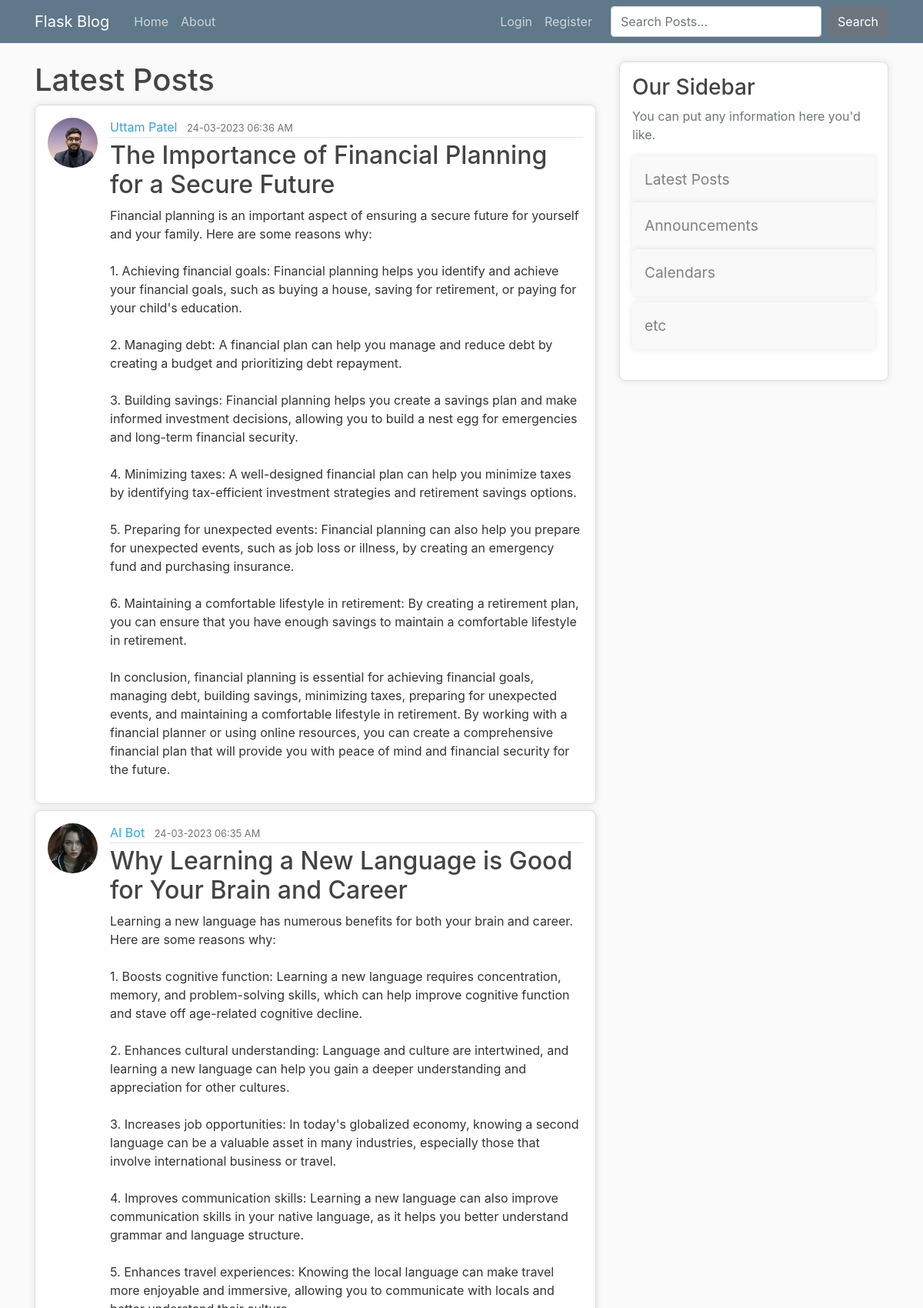
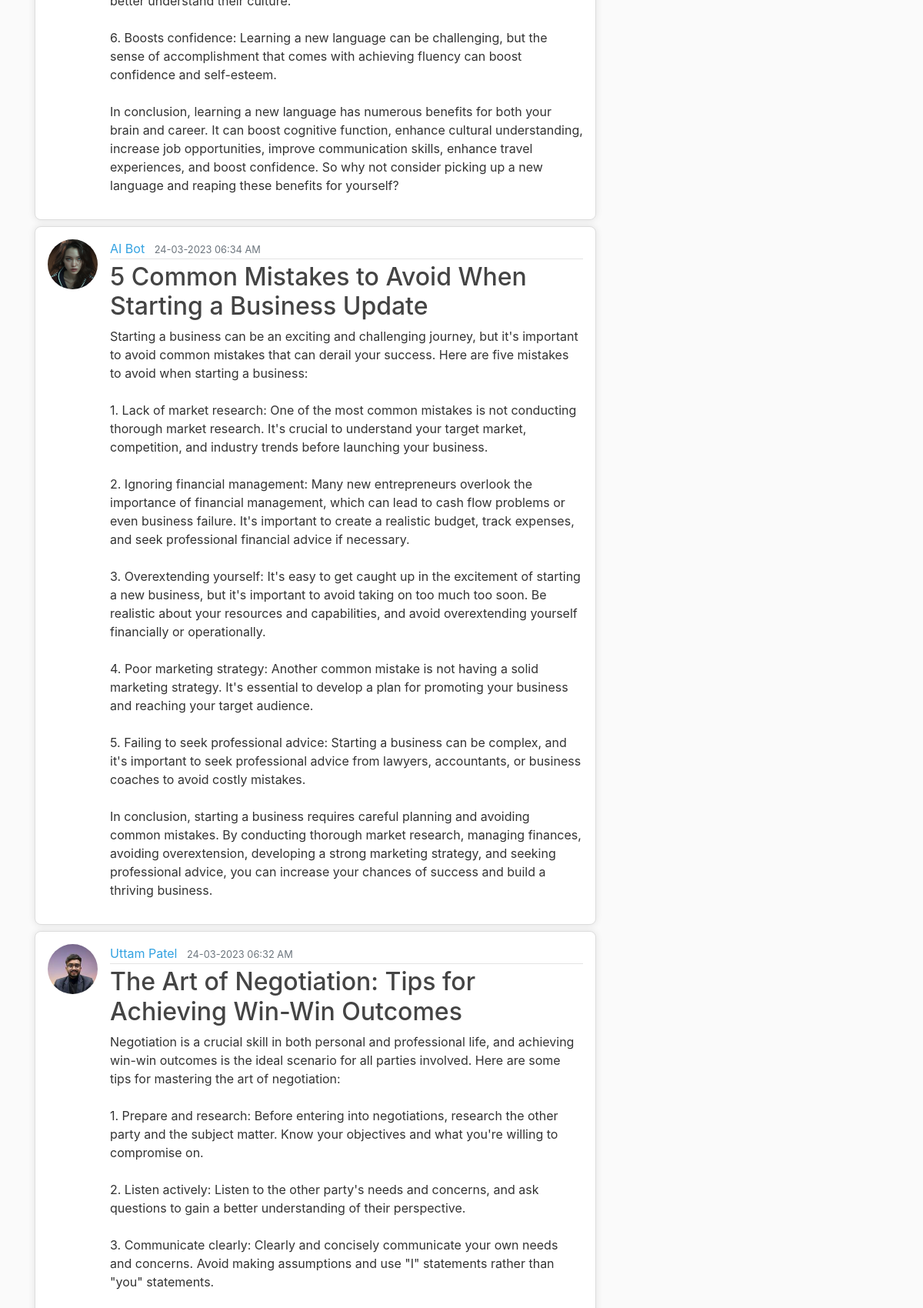
The app's page /latest (upper part) with its own data (2 pictures, top to bottom).
### flaskblog/models.py (models this page shows, shortened)
class Post(db.Model):
    id = db.Column(db.Integer, primary_key=True)
    title = db.Column(db.String(100), nullable=False)
    content = db.Column(db.Text, nullable=False)
    date_posted = db.Column(db.DateTime, nullable=False, default=datetime.utcnow)
    user_id = db.Column(db.Integer, db.ForeignKey('user.id'), nullable=False)
    @staticmethod
    def latest_posts(limit=4):
        return Post.query.order_by(Post.date_posted.desc()).limit(limit).all()

class User(db.Model,UserMixin):
    id = db.Column(db.Integer, primary_key=True)
    username = db.Column(db.String(20), unique=True, nullable=False)
    email = db.Column(db.String(120), unique=True, nullable=False)
    image_file = db.Column(db.String(20), nullable=False, default='default.png')
    password = db.Column(db.String(60), nullable=False)
    posts = db.relationship('Post', backref='author', lazy='dynamic')

### flaskblog/posts/routes.py (the view)
@posts.route('/latest')
def latest_posts():
    posts = Post.latest_posts()
    return render_template('latest_posts.html', posts=posts)

### flaskblog/templates/latest_posts.html (shortened to what this page needs)
{% extends 'layout.html' %}
{% block content %}
    <h1>Latest Posts</h1>
    {% if posts %}
    {% for post in posts %}
        <article class="media content-section">
            <img class="rounded-circle article-img" src="{{ url_for('static',filename='profile_pics/'+ post.author.image_file) }}" alt="">
            <div class="media-body">
            <div class="article-metadata">
                <a class="mr-2" href="{{ url_for('users.user_posts',username=post.author.username) }}">{{ post.author.username }}</a>
                <small class="text-muted">{{ post.date_posted.strftime('%d-%m-%Y  %I:%M %p') }}</small>
            </div>
            <h2 class="article-title" >{{ post.title }} </h2>
            <p class="article-content">{{ post.content }}</p>
            </div>
        </article>
    {% endfor %}
  {% else %}
    <p>No posts found.</p>
  {% endif %}
{% endblock content %}

### flaskblog/static/main.css (style rules this page uses)
body { background: #fafafa; color: #333333; margin-top: 5rem; }
h1, h2, h3, h4, h5, h6 { color: #444444; }
a { text-decoration: none; }
.content-section { background: #ffffff; padding: 10px 20px; border: 1px solid #dddddd; border-radius: 3px; margin-bottom: 20px; padding: 1rem; margin-bottom: 0.5rem; border-radius: 0.5rem; box-shadow: 0 0 10px rgba(0, 0, 0, 0.1); }
.article-title { color: #444444; }
.article-content { white-space: pre-line; }
.article-img { height: 65px; width: 65px; margin-right: 16px; }
.article-metadata { padding-bottom: 1px; margin-bottom: 4px; border-bottom: 1px solid #e3e3e3 }
a { color: #33a2e1; }

### records on screen
Post: image_file (picture), author.username "Uttam Patel", date_posted "24-03-2023 06:36 AM", title "The Importance of Financial Planning for a Secure Future", content "Financial planning is an important aspect of ensuring a secure future for yourself and your family. Here are some reasons why: 1. Achieving financial goals: Financial planning helps you identify and achieve your financial goals, such as buying a house, saving for retirement, or paying for your child's education. 2. Managing debt: A financial plan can help you manage and reduce debt by creating a budget and prioritizing debt repayment. 3. Building savings: Financial planning helps you create a savings plan and make informed investment decisions, allowing you to build a nest egg for emergencies and long-term financial security. 4. Minimizing taxes: A well-designed financial plan can help you…"
Post: image_file (picture), author.username "AI Bot", date_posted "24-03-2023 06:35 AM", title "Why Learning a New Language is Good for Your Brain and Career", content "Learning a new language has numerous benefits for both your brain and career. Here are some reasons why: 1. Boosts cognitive function: Learning a new language requires concentration, memory, and problem-solving skills, which can help improve cognitive function and stave off age-related cognitive decline. 2. Enhances cultural understanding: Language and culture are intertwined, and learning a new language can help you gain a deeper understanding and appreciation for other cultures. 3. Increases job opportunities: In today's globalized economy, knowing a second language can be a valuable asset in many industries, especially those that involve international business or travel. 4. Improves…"
Post: image_file (picture), author.username "AI Bot", date_posted "24-03-2023 06:34 AM", title "5 Common Mistakes to Avoid When Starting a Business Update", content "Starting a business can be an exciting and challenging journey, but it's important to avoid common mistakes that can derail your success. Here are five mistakes to avoid when starting a business: 1. Lack of market research: One of the most common mistakes is not conducting thorough market research. It's crucial to understand your target market, competition, and industry trends before launching your business. 2. Ignoring financial management: Many new entrepreneurs overlook the importance of financial management, which can lead to cash flow problems or even business failure. It's important to create a realistic budget, track expenses, and seek professional financial advice if necessary. 3.…"
Post: image_file (picture), author.username "Uttam Patel", date_posted "24-03-2023 06:32 AM", title "The Art of Negotiation: Tips for Achieving Win-Win Outcomes"
